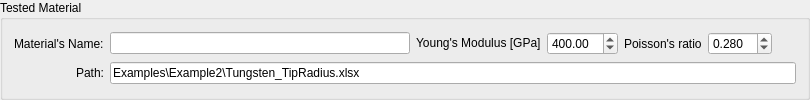
               <widget class="QGroupBox" name="groupBox_29">
                <property name="sizePolicy">
                 <sizepolicy hsizetype="MinimumExpanding" vsizetype="Maximum">
                  <horstretch>0</horstretch>
                  <verstretch>0</verstretch>
                 </sizepolicy>
                </property>
                <property name="title">
                 <string>Tested Material</string>
                </property>
                <layout class="QGridLayout" name="gridLayout_60">
                 <item row="0" column="8">
                  <widget class="QFrame" name="frame_8">
                   <property name="frameShape">
                    <enum>QFrame::StyledPanel</enum>
                   </property>
                   <property name="frameShadow">
                    <enum>QFrame::Raised</enum>
                   </property>
                  </widget>
                 </item>
                 <item row="1" column="0">
                  <widget class="QLabel" name="label_73">
                   <property name="text">
                    <string>Path:</string>
                   </property>
                   <property name="alignment">
                    <set>Qt::AlignRight|Qt::AlignTrailing|Qt::AlignVCenter</set>
                   </property>
                  </widget>
                 </item>
                 <item row="0" column="0">
                  <widget class="QLabel" name="label_75">
                   <property name="sizePolicy">
                    <sizepolicy hsizetype="Maximum" vsizetype="Preferred">
                     <horstretch>0</horstretch>
                     <verstretch>0</verstretch>
                    </sizepolicy>
                   </property>
                   <property name="text">
                    <string>Material's Name:</string>
                   </property>
                  </widget>
                 </item>
                 <item row="0" column="2">
                  <widget class="QLabel" name="label_83">
                   <property name="sizePolicy">
                    <sizepolicy hsizetype="Maximum" vsizetype="Maximum">
                     <horstretch>0</horstretch>
                     <verstretch>0</verstretch>
                    </sizepolicy>
                   </property>
                   <property name="text">
                    <string>Young's Modulus [GPa]</string>
                   </property>
                  </widget>
                 </item>
                 <item row="0" column="5">
                  <widget class="QDoubleSpinBox" name="doubleSpinBox_Poisson_tabTipRadius">
                   <property name="sizePolicy">
                    <sizepolicy hsizetype="Maximum" vsizetype="Fixed">
                     <horstretch>0</horstretch>
                     <verstretch>0</verstretch>
                    </sizepolicy>
                   </property>
                   <property name="decimals">
                    <number>3</number>
                   </property>
                   <property name="value">
                    <double>0.280000000000000</double>
                   </property>
                  </widget>
                 </item>
                 <item row="0" column="9">
                  <widget class="QFrame" name="frame_7">
                   <property name="sizePolicy">
                    <sizepolicy hsizetype="Maximum" vsizetype="Preferred">
                     <horstretch>0</horstretch>
                     <verstretch>0</verstretch>
                    </sizepolicy>
                   </property>
                   <property name="frameShape">
                    <enum>QFrame::StyledPanel</enum>
                   </property>
                   <property name="frameShadow">
                    <enum>QFrame::Raised</enum>
                   </property>
                  </widget>
                 </item>
                 <item row="0" column="4">
                  <widget class="QLabel" name="label_74">
                   <property name="sizePolicy">
                    <sizepolicy hsizetype="Maximum" vsizetype="Preferred">
                     <horstretch>0</horstretch>
                     <verstretch>0</verstretch>
                    </sizepolicy>
                   </property>
                   <property name="text">
                    <string>Poisson's ratio</string>
                   </property>
                  </widget>
                 </item>
                 <item row="1" column="1" colspan="9">
                  <widget class="QLineEdit" name="lineEdit_path_tabTipRadius">
                   <property name="sizePolicy">
                    <sizepolicy hsizetype="Expanding" vsizetype="Maximum">
                     <horstretch>0</horstretch>
                     <verstretch>0</verstretch>
                    </sizepolicy>
                   </property>
                   <property name="text">
                    <string>Examples\Example2\Tungsten_TipRadius.xlsx</string>
                   </property>
                  </widget>
                 </item>
                 <item row="0" column="1">
                  <widget class="QLineEdit" name="lineEdit_MaterialName_tabTipRadius">
                   <property name="sizePolicy">
                    <sizepolicy hsizetype="Maximum" vsizetype="Fixed">
                     <horstretch>0</horstretch>
                     <verstretch>0</verstretch>
                    </sizepolicy>
                   </property>
                   <property name="minimumSize">
                    <size>
                     <width>300</width>
                     <height>0</height>
                    </size>
                   </property>
                  </widget>
                 </item>
                 <item row="0" column="3">
                  <widget class="QDoubleSpinBox" name="doubleSpinBox_E_tabTipRadius">
                   <property name="sizePolicy">
                    <sizepolicy hsizetype="Maximum" vsizetype="Maximum">
                     <horstretch>0</horstretch>
                     <verstretch>0</verstretch>
                    </sizepolicy>
                   </property>
                   <property name="decimals">
                    <number>2</number>
                   </property>
                   <property name="maximum">
                    <double>9999.000000000000000</double>
                   </property>
                   <property name="value">
                    <double>400.000000000000000</double>
                   </property>
                  </widget>
                 </item>
                </layout>
               </widget>
